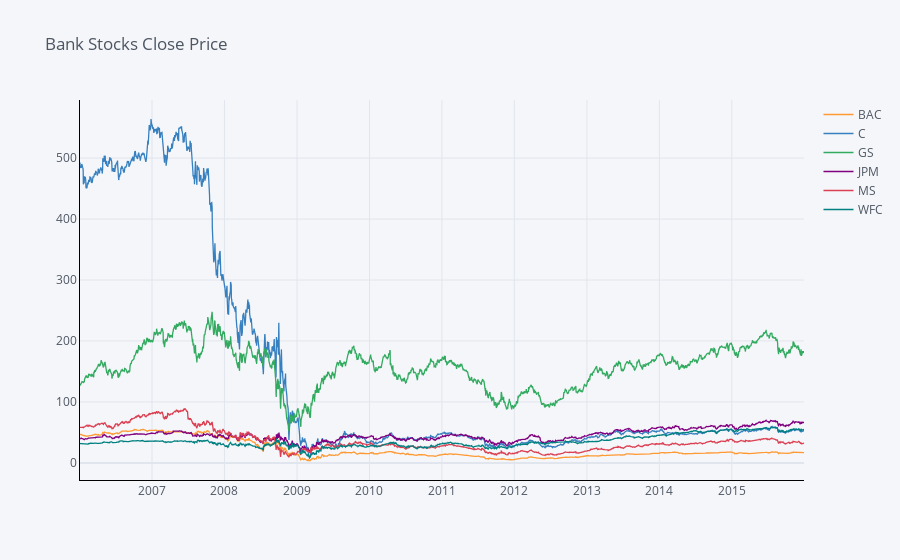

Notebook source saved alongside this figure:
### Code cell
# Plotly with interactions for easier referencing

bank_stocks.xs(key='Close',axis=1,level='Stock Info').iplot(kind='line',showline=True,linecolor='Black',
                                                            title='Bank Stocks Close Price')

### Figure 1 — Plotly figure (JSON) as saved in the notebook; plotly's stock layout.template omitted (floating-point values rounded to 4 significant figures; data arrays with more than 128 entries replaced by an {"elided": "..."} marker saying what was removed)
{"data": [{"line": {"color": "rgba(255, 153, 51, 1.0)", "dash": "solid", "shape": "linear", "width": 1.3}, "mode": "lines", "name": "BAC", "text": "", "type": "scatter", "x": {"elided": "2517 str values"}, "y": {"elided": "2517 float values"}}, {"line": {"color": "rgba(55, 128, 191, 1.0)", "dash": "solid", "shape": "linear", "width": 1.3}, "mode": "lines", "name": "C", "text": "", "type": "scatter", "x": {"elided": "2517 str values"}, "y": {"elided": "2517 float values"}}, {"line": {"color": "rgba(50, 171, 96, 1.0)", "dash": "solid", "shape": "linear", "width": 1.3}, "mode": "lines", "name": "GS", "text": "", "type": "scatter", "x": {"elided": "2517 str values"}, "y": {"elided": "2517 float values"}}, {"line": {"color": "rgba(128, 0, 128, 1.0)", "dash": "solid", "shape": "linear", "width": 1.3}, "mode": "lines", "name": "JPM", "text": "", "type": "scatter", "x": {"elided": "2517 str values"}, "y": {"elided": "2517 float values"}}, {"line": {"color": "rgba(219, 64, 82, 1.0)", "dash": "solid", "shape": "linear", "width": 1.3}, "mode": "lines", "name": "MS", "text": "", "type": "scatter", "x": {"elided": "2517 str values"}, "y": {"elided": "2517 float values"}}, {"line": {"color": "rgba(0, 128, 128, 1.0)", "dash": "solid", "shape": "linear", "width": 1.3}, "mode": "lines", "name": "WFC", "text": "", "type": "scatter", "x": {"elided": "2517 str values"}, "y": {"elided": "2517 float values"}}], "layout": {"legend": {"bgcolor": "#F5F6F9", "font": {"color": "#4D5663"}}, "paper_bgcolor": "#F5F6F9", "plot_bgcolor": "#F5F6F9", "title": {"font": {"color": "#4D5663"}, "text": "Bank Stocks Close Price"}, "xaxis": {"gridcolor": "#E1E5ED", "linecolor": "Black", "showgrid": true, "showline": true, "tickfont": {"color": "#4D5663"}, "title": {"font": {"color": "#4D5663"}, "text": ""}, "zerolinecolor": "#E1E5ED"}, "yaxis": {"gridcolor": "#E1E5ED", "linecolor": "Black", "showgrid": true, "showline": true, "tickfont": {"color": "#4D5663"}, "title": {"font": {"color": "#4D5663"}, "text": ""}, "zerolinecolor": "#E1E5ED"}}}
